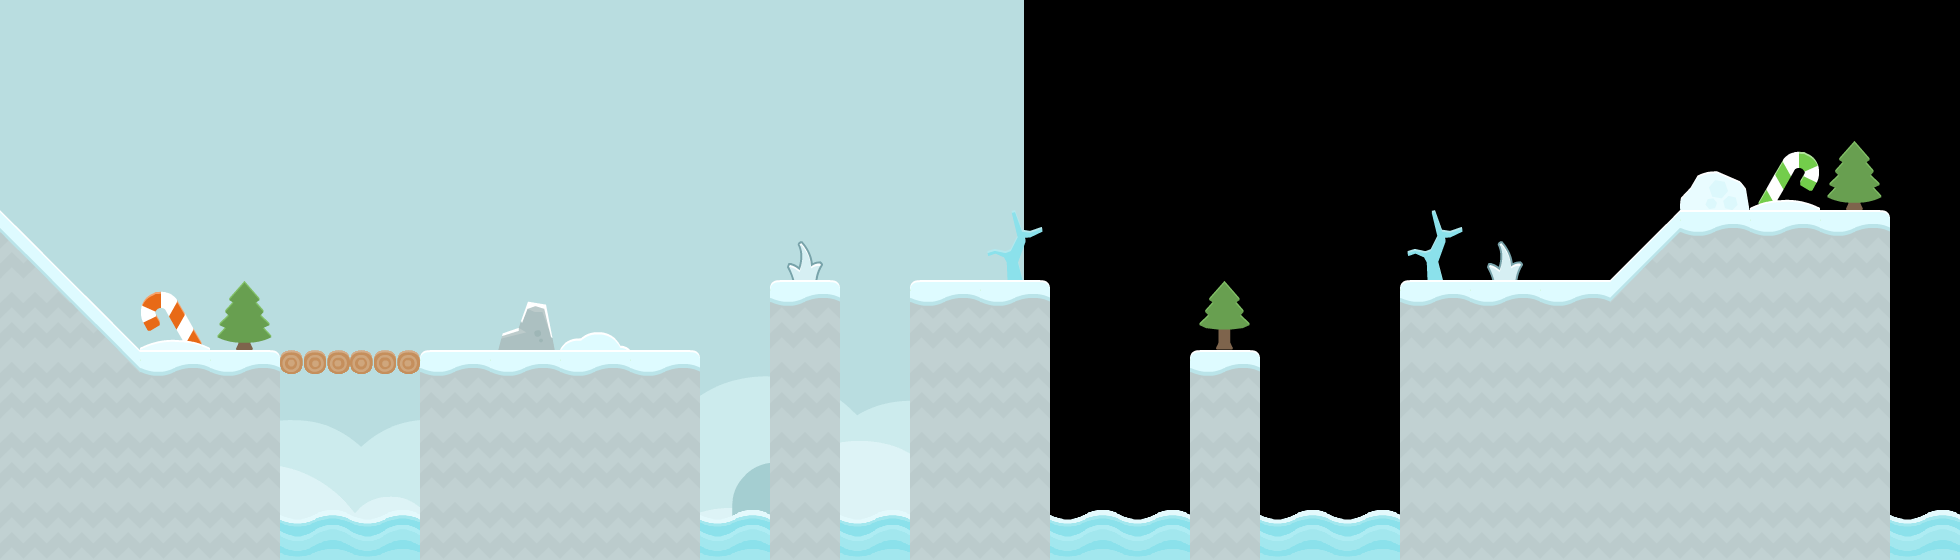

This game map was drawn from its Tiled (.tmx) file and the tilesets committed beside it. A one-line description and the trimmed map source follow:
An orthogonal 28x8 tile map with 70x70 px tiles, 3 tile layers (tiles_background, tiles_terrain, tiles_foreground), 2 image layers and 12 objects (8x SNOW, WOOD, start, target, effect_snow).

<map version="1.0" orientation="orthogonal" renderorder="right-down" width="28" height="8" tilewidth="70" tileheight="70" nextobjectid="195">
 <properties>
  <property name="blocks" value="stone_small_triangle_left,stone_small_triangle_left,stone_1x2_triangle_left,stone_1x2_triangle_left,stone_pyramid,stone_pyramid" />
  <property name="music" value="happy_level" />
 </properties>
 <tileset firstgid="1" name="tiles" tilewidth="70" tileheight="70" spacing="4" margin="2" tilecount="117">
  <image source="../../graphics/tiles.png" width="962" height="666" />
  <tile id="114">
   <animation>
    <frame tileid="114" duration="100" />
    <frame tileid="115" duration="100" />
    <frame tileid="116" duration="100" />
    <frame tileid="115" duration="100" />
   </animation>
  </tile>
 </tileset>
 <imagelayer name="background_b" x="1024" y="-300">
  <image source="../../graphics/backgrounds/blue_shroom.png" />
 </imagelayer>
 <imagelayer name="background_a" y="-301">
  <image source="../../graphics/backgrounds/blue_grass.png" />
 </imagelayer>
 <layer name="tiles_background" width="30" height="8">
  <data>[240 cells, 18 non-empty, 7 distinct tile ids]</data>
 </layer>
 <layer name="tiles_terrain" width="30" height="8">
  <data>[240 cells, 76 non-empty, 10 distinct tile ids]</data>
 </layer>
 <layer name="tiles_foreground" width="30" height="8">
  <data>[240 cells, 4 non-empty, 3 distinct tile ids]</data>
 </layer>
 <objectgroup name="terrain">
  <object id="183" type="SNOW" x="0" y="210">
   <polygon points="0,0 140,140 140,350 0,350" />
  </object>
  <object id="184" type="SNOW" x="140" y="350">
   <polygon points="0,0 140,0 140,210 0,210" />
  </object>
  <object id="185" type="WOOD" x="280" y="350">
   <polygon points="0,0 140,0 138.667,27.3333 1.33333,27.3333" />
  </object>
  <object id="186" type="SNOW" x="420" y="350">
   <polygon points="0,0 280,0 280,210 0,210" />
  </object>
  <object id="187" type="SNOW" x="770" y="280">
   <polygon points="0,0 70,0 70,280 0,280" />
  </object>
  <object id="188" type="SNOW" x="910" y="280">
   <polygon points="0,0 140,0 140,280 0,280" />
  </object>
  <object id="189" type="SNOW" x="1190" y="350">
   <polygon points="0,0 70,0 70,210 0,210" />
  </object>
  <object id="193" type="SNOW" x="1400" y="280">
   <polygon points="0,0 490,0 490,280 0,280" />
  </object>
  <object id="194" type="SNOW" x="1680" y="210">
   <polygon points="0,0 210,0 210,70 -70,70" />
  </object>
 </objectgroup>
 <objectgroup name="entities">
  <properties>
   <property name="blocks" value="wood_square_small_triangle_left,stone_square_small_triangle_left,stone_square" />
   <property name="music" value="happy_level" />
  </properties>
  <object id="4" name="start" type="start" x="560" y="280" width="70" height="70" />
  <object id="5" name="target" type="target" x="1540" y="210" width="70" height="70" />
 </objectgroup>
 <objectgroup name="background_effects">
  <object id="11" type="effect_snow" x="350" y="0" width="1540" height="140" />
 </objectgroup>
 <objectgroup name="foreground_effects" />
 <objectgroup name="npc" />
</map>
